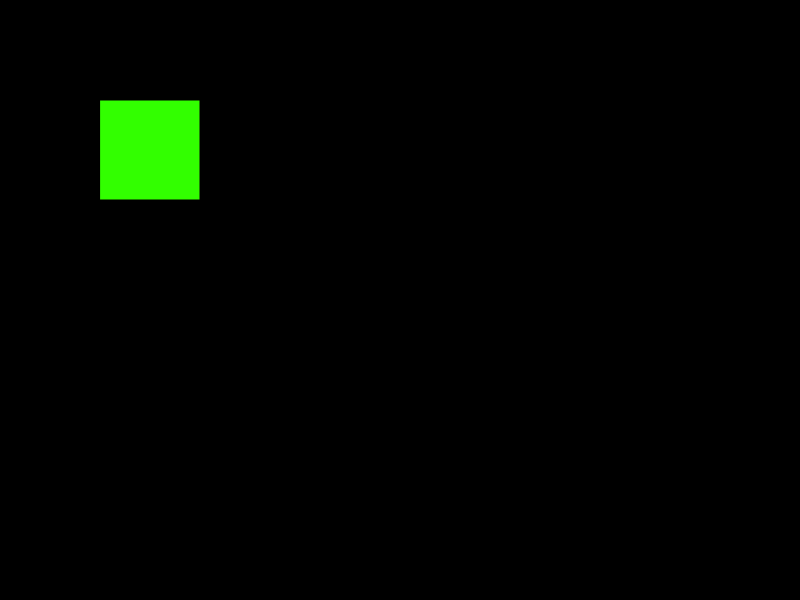
Frame 1 (no input)
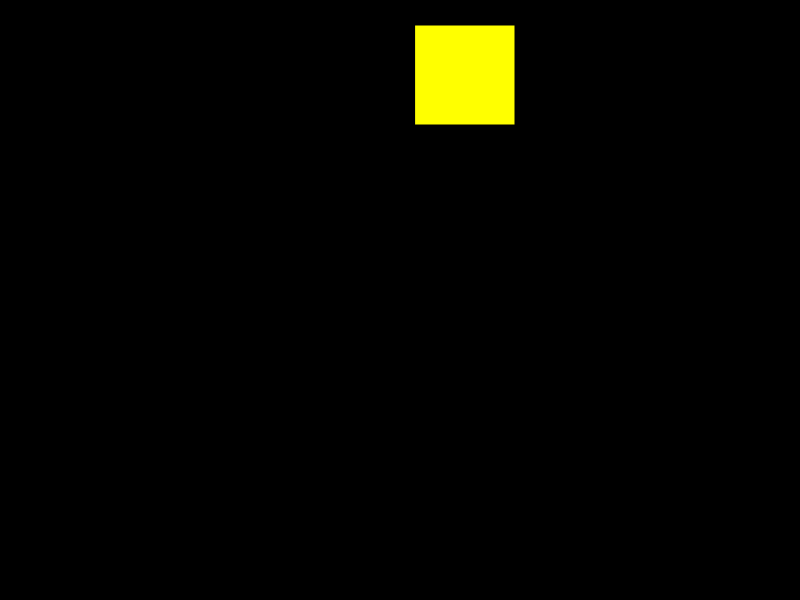
Frame 60 (no input)
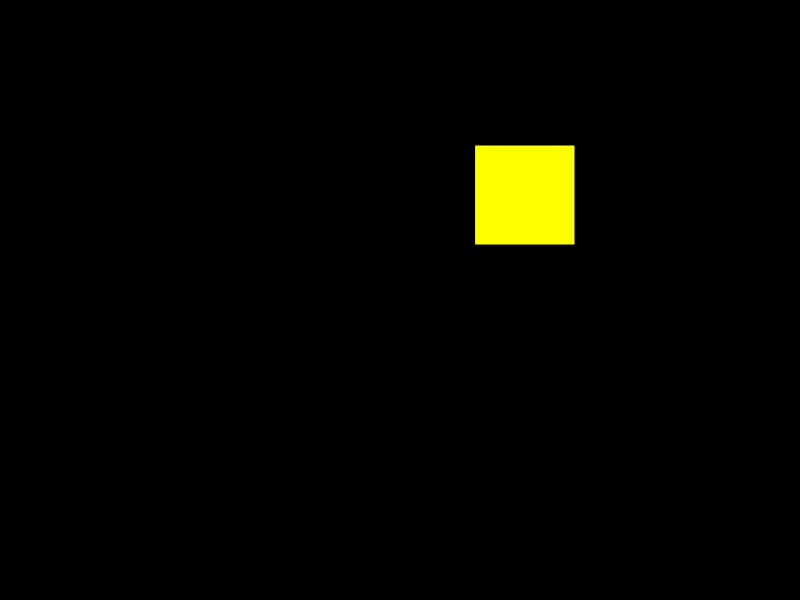
Frame 120 (the mouse pressed at the canvas centre since frame 60)

The p5.js sketch that drew these frames (run headless with seeded random() and noise() and a simulated clock; from frame 60 on, the mouse is pressed at the canvas centre):

// p5.js sketch
// ── sketch.js
//global varaiables
let x=100
let y=100

let xSpeed = 15
let ySpeed = 15

let size = 100

function setup() {
  createCanvas(800, 600)
}

function draw() {

  fill(0)
  rect(0, 0, width, height)
  
  //draw the rectangle
  fill(x - 50, 255, 0)
  rect(x, y, size, size)

  //move the rectangle
  x+=xSpeed
  y+=ySpeed

  //if it reaches the bottom or top, change directions
  if (y+size >= height || y<=0) {
     ySpeed = ySpeed*(-1)
  }

  /*
  else if (y <= 0) {
    ySpeed = ySpeed*(-1)
  }
  */

  if (x <= 0 || x+size >= width) {
    xSpeed = xSpeed*(-1)
     }

    /*
 else if (x+size >= width) {
    xSpeed = xSpeed*(-1)
      }
    */

}
